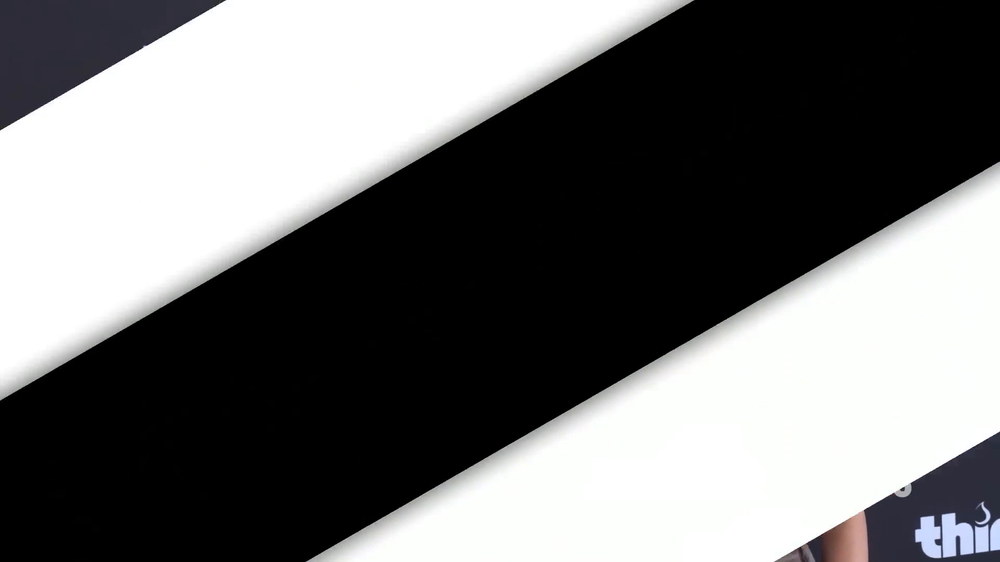
#> input picture docs/frame.png, 1000 x 562 px, shrunk from 1920 x 1080 before the run, found by its file name
$ python preview_test_local.py
#> lines starting #> are read from the running program, lines starting #| are printed output that depends on the picture
"""
F09 Preview — Test local (sans Modal) des 5 presets sur la frame 4s
"""
import cv2
import numpy as np
import time
import os

# Load frame
frame_path = "F09_PREVIEW/CODEBASE/public/frame.png"
frame = cv2.imread(frame_path)
#> frame is the input picture: shape (562, 1000, 3); mean B, G, R 113.7, 113.6, 113.3
if frame is None:
    raise FileNotFoundError(f"Frame not found: {frame_path}")

print(f"Frame: {frame.shape[1]}×{frame.shape[0]}, {frame.nbytes} bytes")
#| Frame: 1000×562, 1686000 bytes

PRESETS = {
    "beauty":    {"sharpen": 1.5, "contrast": 1.1,  "saturation": 1.08, "glow": 0.35, "warmth": 1.0},
    "demon":     {"sharpen": 1.8, "contrast": 1.3,  "saturation": 1.4,  "glow": 0.6,  "warmth": 1.1},
    "cinema":    {"sharpen": 0.8, "contrast": 1.05, "saturation": 1.05, "glow": 0.3,  "warmth": 0.98},
    "crunchy":   {"sharpen": 1.5, "contrast": 1.15, "saturation": 1.1,  "glow": 0.4,  "warmth": 1.02},
    "clean":     {"sharpen": 0.5, "contrast": 1.03, "saturation": 1.0,  "glow": 0.15, "warmth": 1.0},
}

def process_frame(frame, sharpen=1.5, contrast=1.1, saturation=1.08, glow=0.35, warmth=1.0):
    """Apply F09 compositing to a single frame."""
    result = frame.astype(np.float32)

    # Layer 1: Contrast (S-curve)
    if contrast != 1.0:
        x = np.linspace(0, 1, 256, dtype=np.float32)
        mid = 0.5
        curve = 1.0 / (1.0 + np.exp(-(x - mid) * (contrast * 8)))
        curve = (curve - curve.min()) / (curve.max() - curve.min() + 1e-7) * 255.0
        for c in range(3):
            idx = np.clip(result[:, :, c], 0, 255).astype(np.int32)
            result[:, :, c] = curve[idx]

    # Layer 2: Saturation
    if saturation != 1.0:
        gray = cv2.cvtColor(result.astype(np.uint8), cv2.COLOR_BGR2GRAY).astype(np.float32)
        gray = np.stack([gray] * 3, axis=-1)
        result = gray + saturation * (result - gray)

    # Layer 3: Warmth
    if warmth != 1.0:
        result[:, :, 2] *= warmth
        result[:, :, 0] *= (2.0 - warmth)

    # Layer 4: Glow
    if glow > 0.01:
        gray_full = cv2.cvtColor(np.clip(result, 0, 255).astype(np.uint8), cv2.COLOR_BGR2GRAY).astype(np.float32)
        highlight_mask = np.clip((gray_full - 180) / 75.0, 0, 1)
        highlight_mask = np.stack([highlight_mask] * 3, axis=-1)
        small_glow = cv2.GaussianBlur(result, (0, 0), sigmaX=15)
        wide_glow = cv2.GaussianBlur(result, (0, 0), sigmaX=60)
        glow_layer = small_glow * 0.6 + wide_glow * 0.4
        result = result + glow_layer * highlight_mask * glow

    # Layer 5: Sharpen
    if sharpen > 0.01:
        blurred = cv2.GaussianBlur(result, (0, 0), sigmaX=2.0)
        result = result + sharpen * (result - blurred)

    return np.clip(result, 0, 255).astype(np.uint8)


output_dir = "F09_PREVIEW/CODEBASE/public/preview"
os.makedirs(output_dir, exist_ok=True)

# Save original
cv2.imwrite(f"{output_dir}/original.png", frame)

total_start = time.time()

for name, params in PRESETS.items():
    print(f"\n🎨 Preset: {name}")
    start = time.time()

    result = process_frame(frame, **params)
    elapsed = time.time() - start

    out_path = f"{output_dir}/{name}.png"
    cv2.imwrite(out_path, result)
    print(f"   ✅ {elapsed:.3f}s → {out_path}")
#> this loop made 5 passes
#> pass 1, in process_frame, `gray = cv2.cvtColor(result.astype(np.uint8), cv2.COLOR_BGR2GRAY).astyp..`:
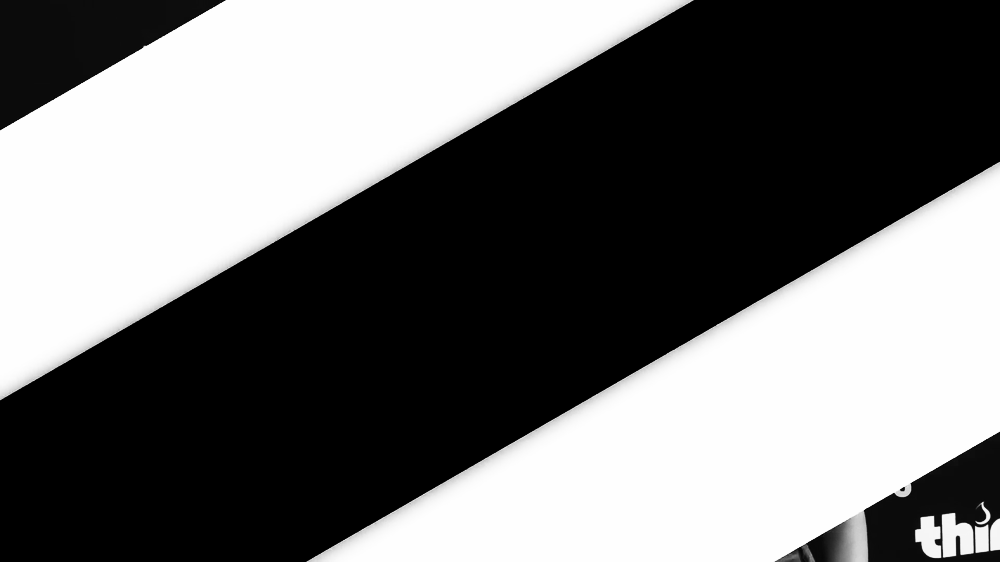
#> gray: shape (562, 1000) float32; min 0, max 254, mean 113.5

total = time.time() - total_start
print(f"\n{'='*50}")
print(f"Total: {total:.3f}s for {len(PRESETS)} presets")
print(f"Average: {total/len(PRESETS):.3f}s per frame")
print(f"\n📁 Results in: {output_dir}/")
print(f"   original.png")
for name in PRESETS:
    print(f"   {name}.png")
